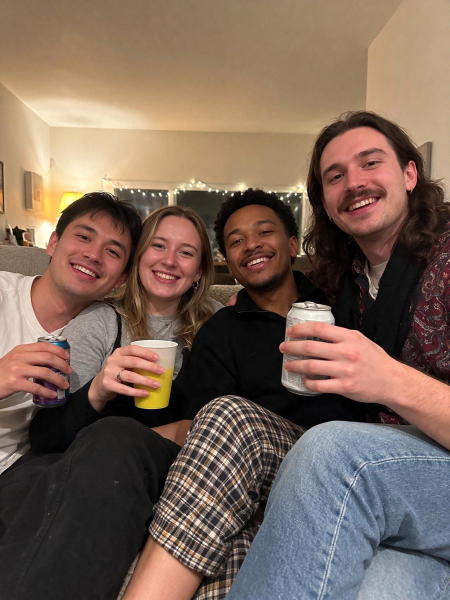
#> input picture assets/samples/sample-before.jpg, 900 x 1200 px (shown at 1/2 size)
$ python -i finish3.py   (imports and definitions only)
#> lines starting #> are read from the running program, lines starting #| are printed output that depends on the picture
#> further down, picture is the input picture: PIL image 900x1200 RGB; mean R, G, B 121.4, 100.7, 87.7
"""Digi finish v3 ($0, on phone): punchy flash pop on people (segmentation), deeper background w/ glowing point lights, then light sensor sim + LCD stamp."""
import sys, os, io, numpy as np; sys.path.insert(0, os.path.dirname(os.path.abspath(__file__)))
from PIL import Image, ImageFilter
import flashsim, finish2
RNG=np.random.default_rng(11)
def pop(im):
    im=im.convert('RGB'); a=np.asarray(im).astype(np.float32)/255; H,W=a.shape[:2]
    p,skin=flashsim.masks(im)
    p=np.asarray(Image.fromarray((np.clip(p,0,1)*255).astype(np.uint8)).filter(ImageFilter.GaussianBlur(W/250)))/255.0
    skin=np.asarray(Image.fromarray((np.clip(skin,0,1)*255).astype(np.uint8)).filter(ImageFilter.GaussianBlur(W/250)))/255.0
    lum=a.mean(2,keepdims=True)
    subj=a*1.16; subj=np.clip(subj+np.clip((lum-0.5)*1.6,0,1)*skin[...,None]*0.18,0,None)
    subj=1-np.exp(-subj*1.6); subj/= (1-np.exp(-1.6*1.16))
    blur=np.asarray(Image.fromarray((a*255).astype(np.uint8)).filter(ImageFilter.GaussianBlur(W/60))).astype(np.float32)/255
    lights=np.clip((a.max(2,keepdims=True)-blur.max(2,keepdims=True))-0.12,0,1)*2.2
    bg=a*0.42+lights*a
    out=subj*p[...,None]+bg*(1-p[...,None])
    m=out.mean(2,keepdims=True); out=m+(out-m)*1.14; out=(out-0.5)*1.10+0.5
    return Image.fromarray((np.clip(out,0,1)*255).astype(np.uint8))
def sensor_light(im,long_side=1600):
#> called with long_side = 1600
    w,h=im.size; k=long_side/max(w,h); im=im.resize((int(w*k),int(h*k)),Image.LANCZOS)
#> after `w, h = im.size`: w = 900; h = 1200
#> after `k = long_side / max(w, h)`: k = 1.33
    a=np.asarray(im).astype(np.float32)/255; H,W=a.shape[:2]
#> after `H, W = a.shape[:2]`: H = 1600; W = 1200
    yy,xx=np.mgrid[0:H,0:W]; r=np.sqrt(((xx-W/2)/(W/2))**2+((yy-H*0.45)/(H/2))**2)
    a*=(1.05-0.22*np.clip(r,0,1.4)**2)[...,None]
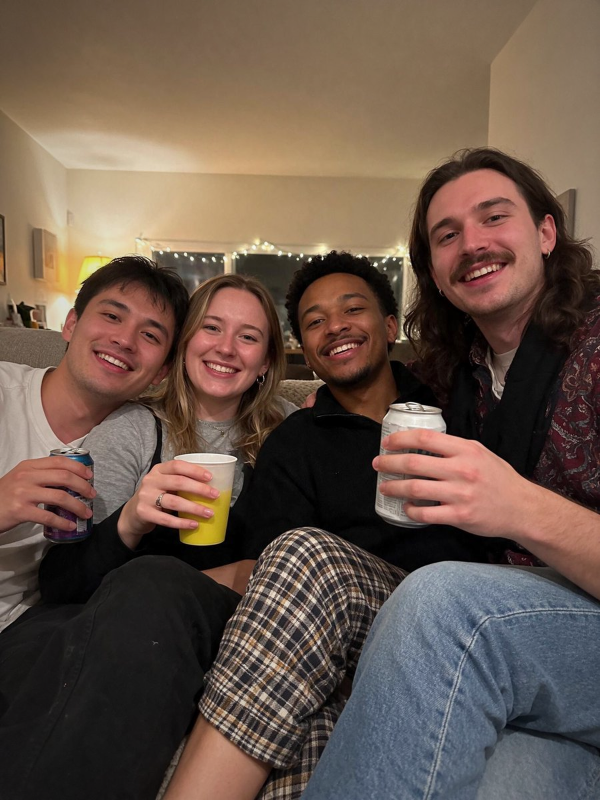
#> a: shape (1600, 1200, 3) float32 (shown at 1/2 size); mean R, G, B 0.429, 0.353, 0.306; drawn with min black and max white
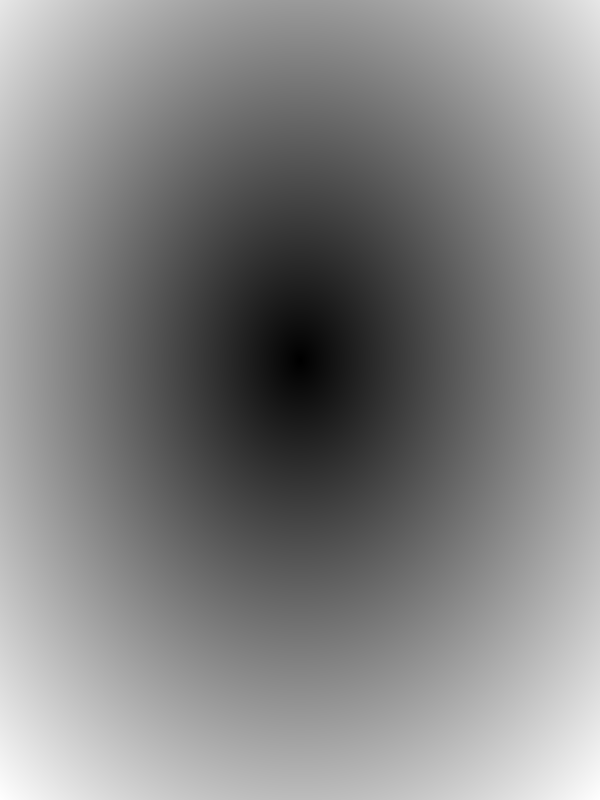
#> r: shape (1600, 1200) float64 (shown at 1/2 size); min 0, max 1.49, mean 0.77; drawn with min black and max white
    a=np.clip(a,0,1)*np.array([0.985,1.0,1.03])
    im=Image.fromarray((np.clip(a,0,1)*255).astype(np.uint8)).filter(ImageFilter.GaussianBlur(0.6)).filter(ImageFilter.UnsharpMask(2,60,2))
    a=np.asarray(im).astype(np.float32); lum=a.mean(2,keepdims=True)/255; sh=(1-lum)**1.6
#> after `lum = a.mean(2, keepdims=True) / 255`:
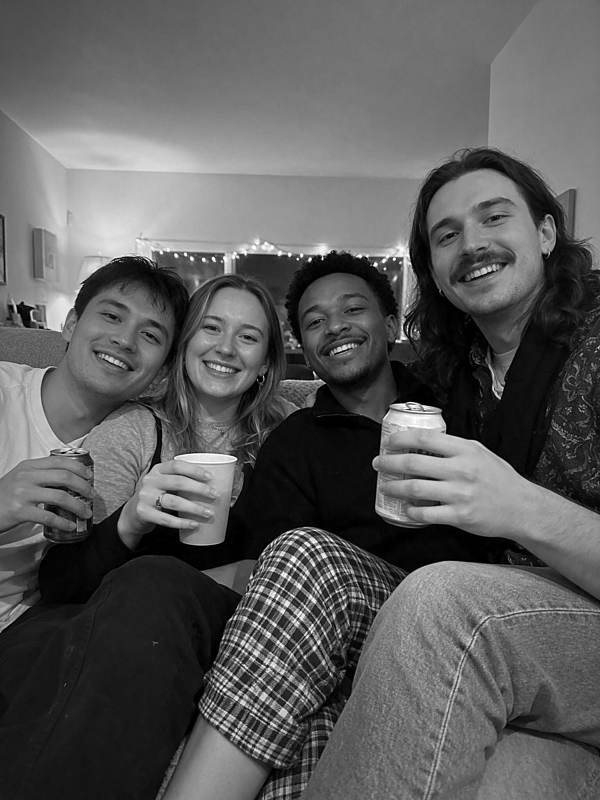
#> lum: shape (1600, 1200, 1) float32 (shown at 1/2 size); min 0, max 1, mean 0.362
#> after `sh = (1 - lum) ** 1.6`:
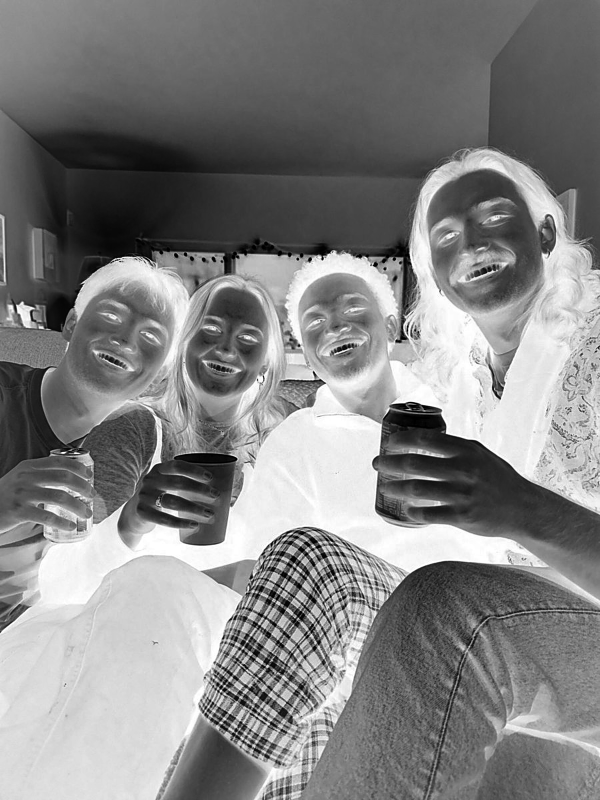
#> sh: shape (1600, 1200, 1) float32 (shown at 1/2 size); min 0, max 1, mean 0.516
    ch=Image.fromarray(np.clip(RNG.normal(128,40,(H//3,W//3,3)),0,255).astype(np.uint8)).resize((W,H),Image.BILINEAR)
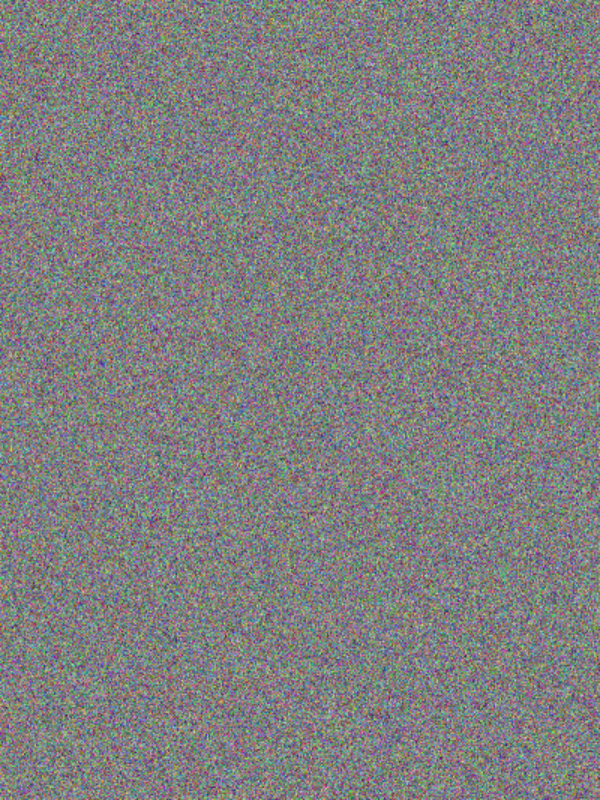
#> ch: PIL image 1200x1600 RGB (shown at 1/2 size); mean R, G, B 127.6, 127.4, 127.5
    a=a+RNG.normal(0,3.5,(H,W,1))*(0.5+sh)+(np.asarray(ch).astype(np.float32)-128)*0.18*sh*1.4
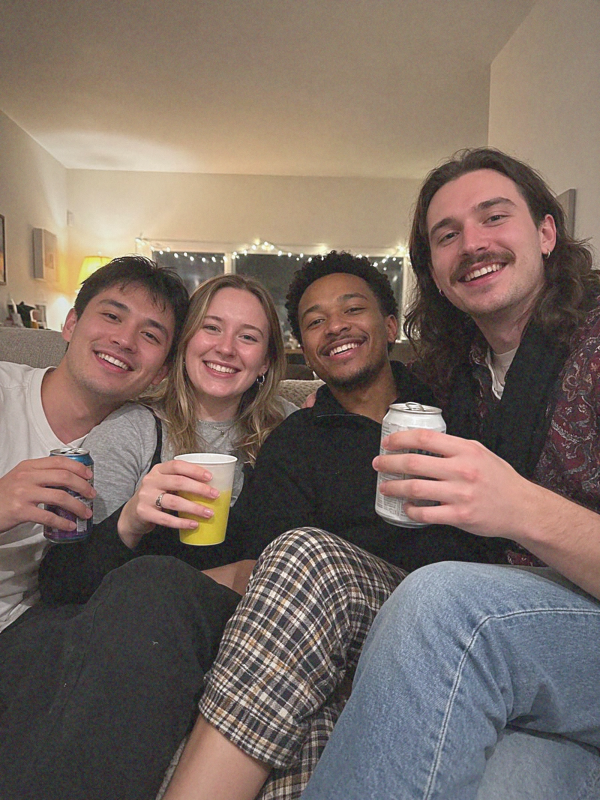
#> a: shape (1600, 1200, 3) float64 (shown at 1/2 size); mean R, G, B 107.2, 89.5, 79.8; drawn with min black and max white
    im=Image.fromarray(np.clip(a,0,255).astype(np.uint8)); b=io.BytesIO(); im.save(b,'JPEG',quality=74); return Image.open(b).convert('RGB')
def finish(src,dst):
    im=sensor_light(pop(Image.open(src))).convert('RGBA'); im.alpha_composite(finish2.stamp(*im.size)); im.convert('RGB').save(dst,quality=90)
# [1 line not run here, left out]

>>> from PIL import Image
>>> picture = Image.open('../../assets/samples/sample-before.jpg')
>>> result = sensor_light(picture)
